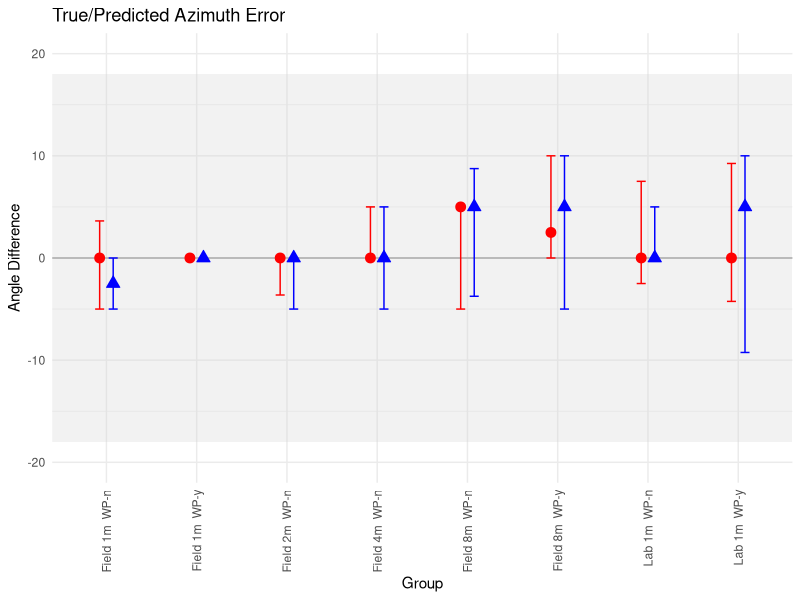
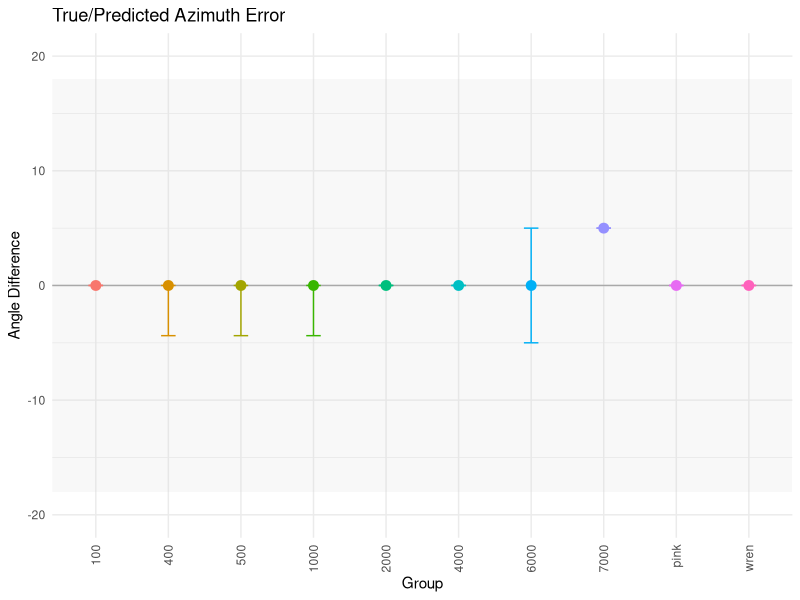
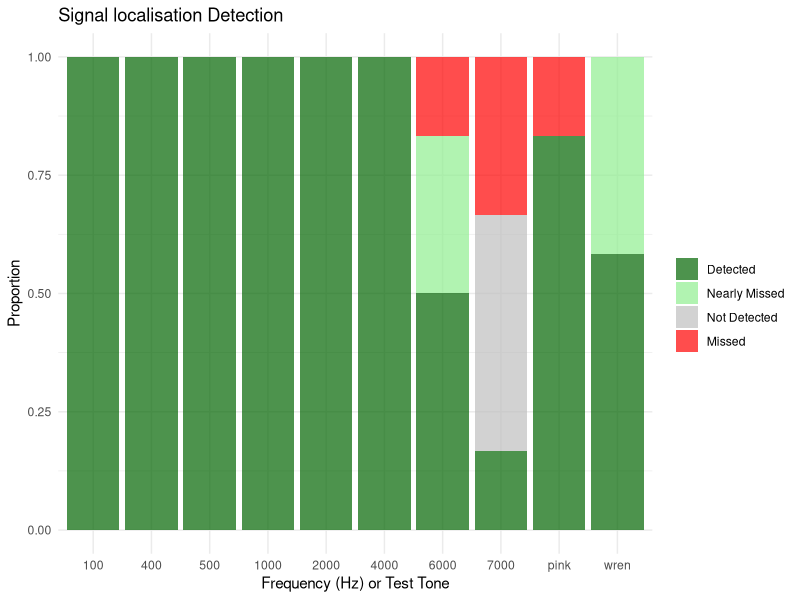

Source code (R) for these figures, in order:
########################################################################### .
# Scripts for Analysing the Localisation Accuracy 
#
# Starting from scratch - go to the retired code if you want to generate the old figures
#
# Becky Heath
# rh862@cam.ac.uk
#
# May 2023

##### Load Packages and set working directory #####

library(ggplot2)
library(dplyr)
library(tidyr)

setwd(dirname(rstudioapi::getActiveDocumentContext()$path))

###### Load in Data ########

# Load in true values: 
# Ignore this one for now, will need to experiment with detections, may need to relable
#data <- read.csv("Data/CompleteLabLocalisation/AllTests_LocalisationData_ALLDETECTIONSTESTS.csv")

# Just use this:
dataRaw <- read.csv("Data/CompleteLabLocalisation/AllTestsJustTrueValues.csv")

##### PRECISION CHARTS #####
# get rid of freq-deps for now:
data <- dataRaw[dataRaw$Trial != "freq-dep",]

# Create Coarse Labels
data <- data %>%
  mutate(Trial = case_when(
     Trial == "field" ~ "Field",
#    trial == "IndoorPre" ~ "Lab",
     Trial == "lab-pre" ~ "Lab",
    TRUE ~ Trial  # Keep the original value if no condition matches
  ))

# Collate label
data <- data %>%
  mutate(label = paste0(Trial, " ", distance.m, "m ", " WP-", WP.))

# Calculate median and IQR per group
data$distance.m <- as.factor(data$distance.m)
data$error <- as.numeric(data$error)

# get rid of the situations where a signal was not localised: 
data <- data[!is.na(data$error), ]

# ALL DATA (INSIDE AND OUT)
ggplot(data = data, aes(x = label, y = error)) +
  annotate('rect', ymin = -18, ymax = 18, xmin= -Inf, xmax = Inf, fill = "lightgray", alpha = 0.3)+
  geom_hline(yintercept = 0, color = "darkgray") +
  #geom_jitter(aes(shape = Test.tone), position = position_jitterdodge(0.2)  ,fill = "gray", color = "gray", size = 2, alpha = 0.5) +
  stat_summary(aes(color = Test.tone, shape = Test.tone, fill = Test.tone), fun = "median", geom = "point", size = 3, position = position_dodge(width = 0.3)) +
  stat_summary(aes(color = Test.tone), fun.data = "median_hilow", geom = "errorbar", width = 0.2, position = position_dodge(width = 0.3)) +
  labs(title = "True/Predicted Azimuth Error",
       x = "Group", y = "Angle Difference") +
  scale_color_manual(values = c("red", "blue")) +
  scale_shape_manual(values = c(21, 24)) +
  scale_fill_manual(values = c("red", "blue")) +
  theme_minimal() +
  ylim(-20, 20) +
  theme(legend.position = "none") +
  theme(axis.text.x = element_text(angle = 90, hjust = 1, vjust = 0.5))



# Now the frequency-dependent trials
data <- dataRaw[dataRaw$Trial == "freq-dep",]
data$Test.tone <- as.factor(data$Test.tone)

setOrder <- c("100", "400", "500", "1000","2000", "4000", "6000", "7000", "pink", "wren")
data$Test.tone <- factor(data$Test.tone, levels = setOrder)


data$error <- as.numeric(data$error)
data$Aliaized.Azimuth <- as.numeric(data$Aliaized.Azimuth)

# get rid of the situations where a signal was not localised (FOR NOW): 
data <- data[!is.na(data$error), ]

ggplot(data = data, aes(x = Test.tone, y = error)) +
  annotate('rect', ymin = -18, ymax = 18, xmin= -Inf, xmax = Inf, fill = "lightgray", alpha = 0.15)+
  geom_hline(yintercept = 0, color = "darkgray") +
  #geom_jitter(aes(shape = Test.tone), position = position_jitterdodge(0.2)  ,fill = "gray", color = "gray", size = 2, alpha = 0.5) +
  stat_summary(aes(color = Test.tone, fill = Test.tone), fun = "median", geom = "point", size = 3) +
  stat_summary(aes(color = Test.tone), fun.data = "median_hilow", geom = "errorbar", width = 0.2) +
  labs(title = "True/Predicted Azimuth Error",
       x = "Group", y = "Angle Difference") +
  theme_minimal() +
  ylim(-20, 20) +
  theme(legend.position = "none") +
  theme(axis.text.x = element_text(angle = 90, hjust = 1, vjust = 0.5))


##### RECALL CHARTS #####

data <- dataRaw

#FreqDeps First: 
data <- dataRaw[dataRaw$Trial == "freq-dep",]

# Define the possible localisation? descriptors
possible_labels <- c("y", "d", "n", "m")

# Calculate the count and proportion of each label within each group
proportions <- data %>%
  group_by(Test.tone, localised.) %>%
  summarise(count = n()) %>%
  ungroup() %>%
  complete(Test.tone, localised. = possible_labels, fill = list(count = 0)) %>%
  group_by(Test.tone) %>%
  mutate(proportion = count / sum(count))

# Fill up missing variables: 
proportions <- proportions %>%
  group_by(Test.tone) %>%
  mutate(Test.tone = ifelse(is.na(Test.tone), max(Test.tone, na.rm = TRUE), Test.tone)) %>%
  ungroup()


setOrder <- c("y", "d", "n", "m")
proportions$localised. <- factor(proportions$localised., levels = setOrder)

# Set the order as before
setOrder <- c("100", "400", "500", "1000","2000", "4000", "6000", "7000", "pink", "wren")
proportions$Test.tone <- factor(proportions$Test.tone, levels = setOrder)


# Plot results! 
ggplot(data = proportions, aes(x=Test.tone, y= proportion, fill = localised.))+
  geom_col(alpha = 0.7, position = position_stack(reverse=TRUE))+
  scale_fill_manual(values = c("darkgreen","lightgreen","grey", "red"),
                    name = " ",
                    labels = c("Detected", "Nearly Missed","Not Detected", "Missed"))+
  labs(title = "Signal localisation Detection",
       x = "Frequency (Hz) or Test Tone", y = "Proportion") +
  theme_minimal()
